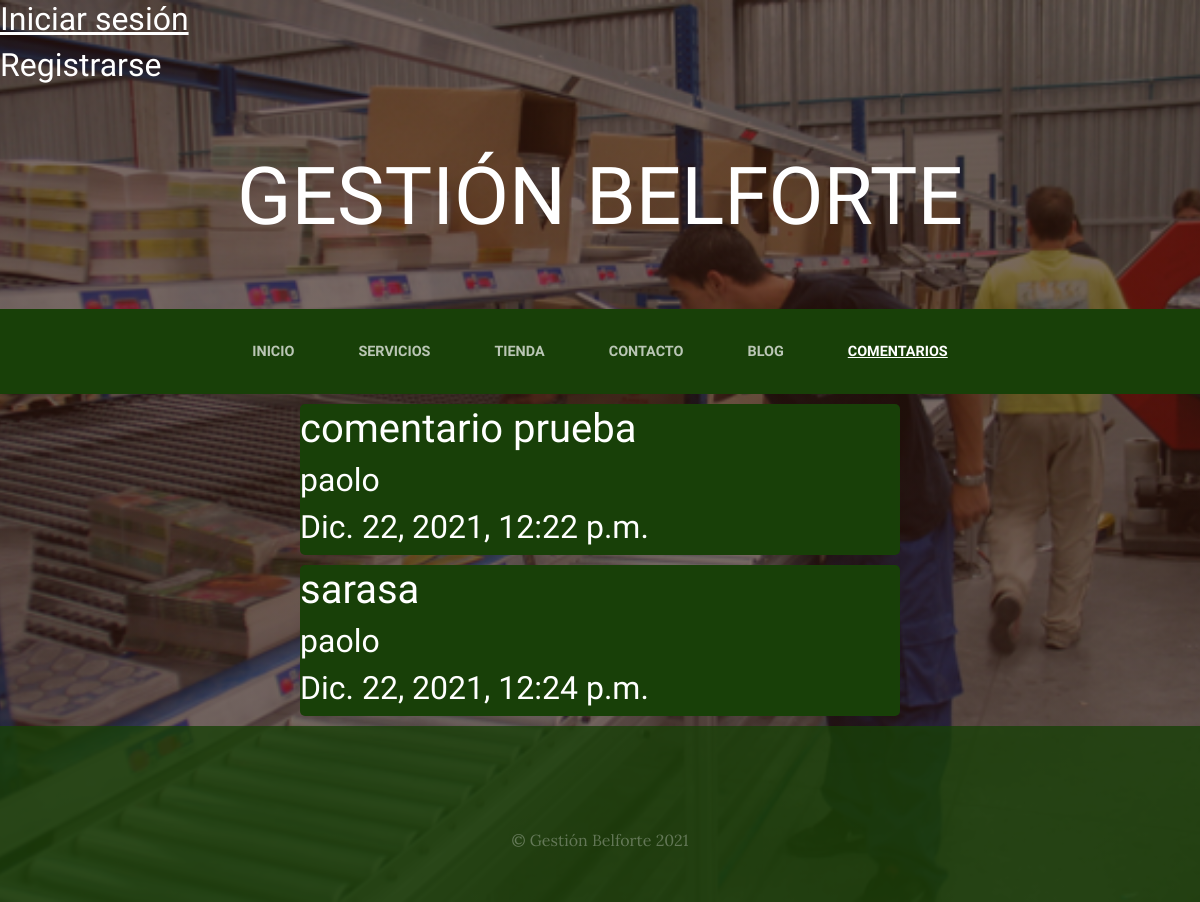
The app's page /comentarios/, older data.
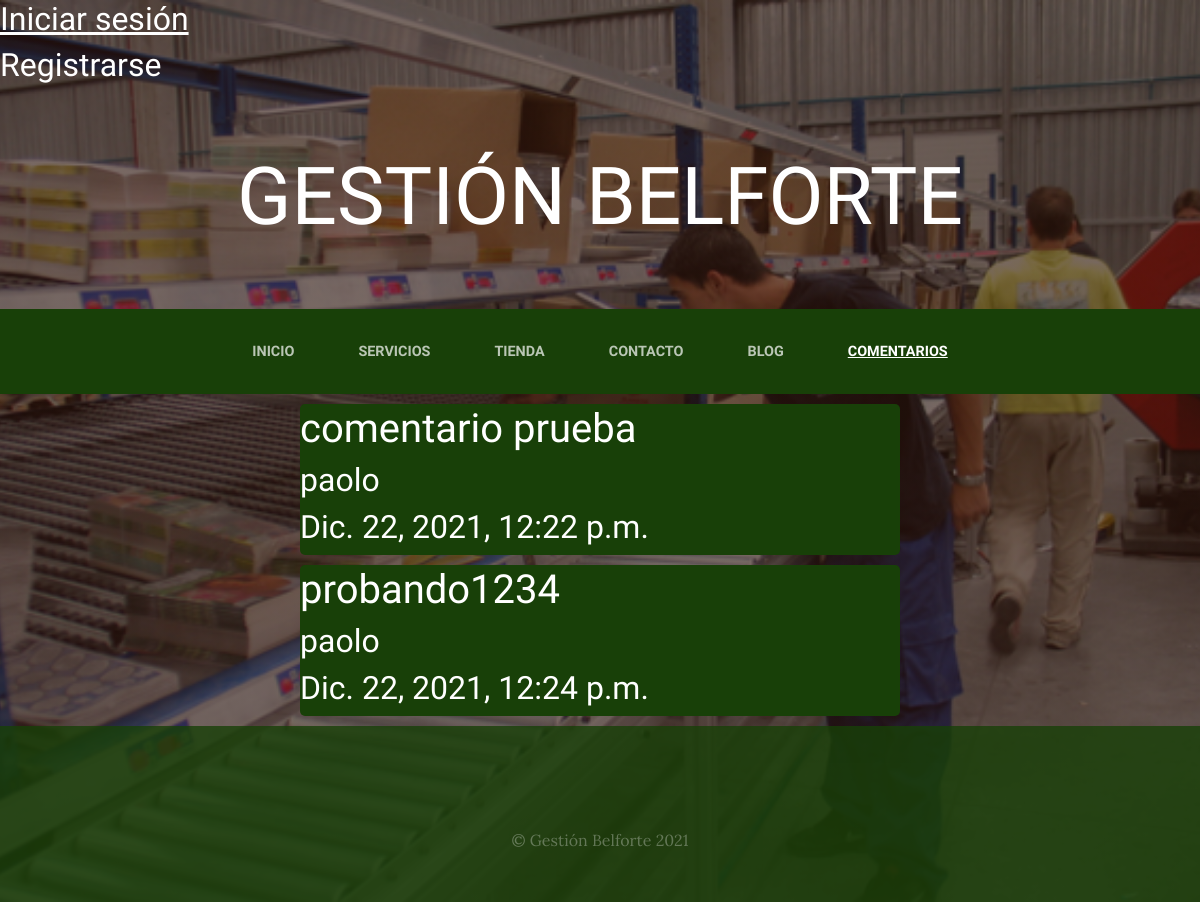
The same page, newer data.
### misComentarios/models.py (models this page shows)
class Comentarios(models.Model):
    mensaje=models.TextField()
    autor=models.CharField(max_length=50)
    created=models.DateTimeField(auto_now_add=True)
    updated=models.DateTimeField(auto_now_add=True)
    class Meta:
        verbose_name='miComentario'
        verbose_name_plural='misComentarios'

### misComentarios/views.py (the view)
# urls.py: path('comentarios/', include('misComentarios.urls')),
def comentarios(request):
    comentarios=Comentarios.objects.all()
    if request.method=='POST':
        formulario_comentarios=FormularioComentarios(request.POST)
        if formulario_comentarios.is_valid():
            comentario= Comentarios()#el modelo
            comentario.mensaje=formulario_comentarios.cleaned_data['mensaje']
            comentario.autor=request.user.username
            comentario.save()
            return redirect('/comentarios')
    else:
        formulario_comentarios = FormularioComentarios()
    return render(request, 'comentarios/comentarios.html', {"comentarios" : comentarios, "form" : formulario_comentarios})

### carro/context_processor.py (called while the page is built, shortened)
def importe_total_carro(request):
    total=0
    miCarro=Carro(request)  #debo crear el objeto Carro aunque no lo use aca para poder acceder a el, si no, no funciona NADA del sitio web
    try:
        print('XD')
        return {'importe_total_carro':total}
    except:
        return {'importe_total_carro':total}

### misComentarios/templates/comentarios/comentarios.html (shortened to what this page needs)
{% extends "ProyectoWebApp/base.html" %}
{% load static %}
{% block content %}
    {% for comentario in comentarios %}
    <div class="contenedorFormulario" style="color:white">
    <h1>{{comentario.mensaje}}</h1>
    <h2>{{comentario.autor}}</h2>
    <h2>{{comentario.created}}</h2>
</div>
    {% endfor %}
{% endblock %}

### ProyectoWebApp/templates/ProyectoWebApp/base.html (shortened to what this page needs)
<html>
<head>
{% load static %}
    <link href="{% static 'ProyectoWebApp/vendor/bootstrap/css/bootstrap.min.css' %}" rel="stylesheet">
    <link href="{% static 'ProyectoWebApp/css/gestion.css' %}" rel="stylesheet">
</head>
<body>
    {% if user.username == "" %}
    <h2><a href="{% url 'Login' %}" class='text-right text-white'>Iniciar sesión</a></h2>
    <h2><a href="{% url 'Register' %}" class='text-right text-white'>Registrarse</a></h2>
    {% endif %}
    <h1 class="site-heading text-center text-white d-none d-lg-block">
        <span class="site-heading-lower">Gestión Belforte</span>
      </h1>
 <nav class="navbar navbar-expand-lg navbar-dark py-lg-4" id="mainNav">
    <div class="container">
      <div class="collapse navbar-collapse" id="navbarResponsive">
        <ul class="navbar-nav mx-auto">
          <li class="nav-item {% if request.path == '/inicio/' %} active {% endif %} px-lg-4">
            <a class="nav-link text-uppercase text-expanded" href="{% url 'Home' %}">Inicio</a>
          </li>
          <li class="nav-item {% if request.path == '/servicios/' %} active {% endif %} px-lg-4">
            <a class="nav-link text-uppercase text-expanded" href="{% url 'Servicios' %}">Servicios</a>
          </li>
          <li class="nav-item {% if request.path == '/tienda/' %} active {% endif %} px-lg-4">
            <a class="nav-link text-uppercase text-expanded" href="{% url 'Tienda' %}">Tienda</a>
          </li>
          <li class="nav-item {% if request.path == '/contacto/' %} active {% endif %} px-lg-4">
            <a class="nav-link text-uppercase text-expanded" href="{% url 'Contacto' %}">Contacto</a>
          </li>
          <li class="nav-item {% if request.path|slice:':6' == '/blog/' %} active {% endif %} px-lg-4">
            <a class="nav-link text-uppercase text-expanded" href="{% url 'Blog' %}">Blog</a>
          </li>
          <li class="nav-item {% if request.path == '/comentarios/' %} active {% endif %} px-lg-4">
            <a class="nav-link text-uppercase text-expanded" href="/comentarios">Comentarios</a>
          </li>
        </ul>
      </div>
    </div>
  </nav>
    {% block content %}
    {% endblock  %}
    <footer class="footer text-faded text-center py-5">
      <div class="container">
        <p class="m-0 mbt">
		</p>
        <p class="m-0 mbt1">&copy; Gestión Belforte 2021</p>
      </div>
	</footer>
</body>
</html>

### ProyectoWebApp/static/ProyectoWebApp/css/gestion.css (style rules this page uses)
body { font-family: 'Lora'; background: linear-gradient(rgba(47, 23, 15, 0.65), rgba(47, 23, 15, 0.65)), url("../img/bg_main.jpg"); background-attachment: fixed; background-position: center; background-size: cover; }
h1, h2, h3, h4, h5, h6 { font-family: 'Raleway'; }
p { line-height: 1.75; }
.text-faded { color: rgba(255, 255, 255, 0.3); }
.site-heading { margin-top: 5rem; margin-bottom: 5rem; text-transform: uppercase; line-height: 1; font-family: 'Raleway'; }
.site-heading .site-heading-lower { font-size: 5rem; font-weight: 100; line-height: 4rem; }
#mainNav { background-color: rgba(24, 64, 8); font-family: 'Raleway'; }
#mainNav .navbar-nav .nav-item .nav-link { color: rgba(255, 255, 255, 0.7); font-weight: 800; }
#mainNav .navbar-nav .nav-item.active .nav-link { color: #ffffff; text-decoration: underline; }
@media (min-width: 992px) { #mainNav .navbar-nav .nav-item .nav-link { font-size: 0.9rem; } }
.footer { background-color: rgba(24, 64, 8, 0.8); }
.mbt { padding-top: 2rem; }
.mbt1 { padding-top: 1.25rem; }
.contenedorFormulario { background-color: rgba(24,64,8); width:50%; margin:10px auto; border-radius: 5px; padding: 1px 0px; }

Row changes from the older to the newer data that the page shows:
changed Comentarios: mensaje "sarasa" → "probando1234"
